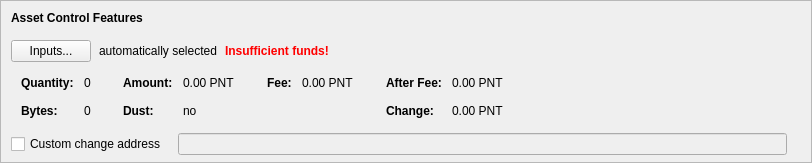
      <widget class="QFrame" name="frameAssetControl">
       <property name="sizePolicy">
        <sizepolicy hsizetype="Expanding" vsizetype="Fixed">
         <horstretch>0</horstretch>
         <verstretch>0</verstretch>
        </sizepolicy>
       </property>
       <property name="maximumSize">
        <size>
         <width>16777215</width>
         <height>16777215</height>
        </size>
       </property>
       <property name="frameShape">
        <enum>QFrame::StyledPanel</enum>
       </property>
       <property name="frameShadow">
        <enum>QFrame::Sunken</enum>
       </property>
       <layout class="QVBoxLayout" name="verticalLayoutAssetControl2">
        <property name="spacing">
         <number>0</number>
        </property>
        <property name="leftMargin">
         <number>0</number>
        </property>
        <property name="topMargin">
         <number>0</number>
        </property>
        <property name="rightMargin">
         <number>0</number>
        </property>
        <property name="bottomMargin">
         <number>6</number>
        </property>
        <item>
         <layout class="QVBoxLayout" name="verticalLayoutAssetControl" stretch="0,0,0,0,1">
          <property name="spacing">
           <number>0</number>
          </property>
          <property name="leftMargin">
           <number>10</number>
          </property>
          <property name="topMargin">
           <number>10</number>
          </property>
          <item>
           <layout class="QHBoxLayout" name="horizontalLayoutAssetControl1">
            <property name="bottomMargin">
             <number>15</number>
            </property>
            <item>
             <widget class="QLabel" name="labelAssetControlFeatures">
              <property name="sizePolicy">
               <sizepolicy hsizetype="Preferred" vsizetype="Maximum">
                <horstretch>0</horstretch>
                <verstretch>0</verstretch>
               </sizepolicy>
              </property>
              <property name="font">
               <font>
                <weight>75</weight>
                <bold>true</bold>
               </font>
              </property>
              <property name="styleSheet">
               <string notr="true">font-weight:bold;</string>
              </property>
              <property name="text">
               <string>Asset Control Features</string>
              </property>
             </widget>
            </item>
           </layout>
          </item>
          <item>
           <layout class="QHBoxLayout" name="horizontalLayoutAssetControl2" stretch="0,0,0,0">
            <property name="spacing">
             <number>8</number>
            </property>
            <property name="bottomMargin">
             <number>10</number>
            </property>
            <item>
             <widget class="QPushButton" name="pushButtonAssetControl">
              <property name="styleSheet">
               <string notr="true"/>
              </property>
              <property name="text">
               <string>Inputs...</string>
              </property>
              <property name="autoDefault">
               <bool>false</bool>
              </property>
             </widget>
            </item>
            <item>
             <widget class="QLabel" name="labelAssetControlAutomaticallySelected">
              <property name="text">
               <string>automatically selected</string>
              </property>
              <property name="margin">
               <number>5</number>
              </property>
             </widget>
            </item>
            <item>
             <widget class="QLabel" name="labelAssetControlInsuffFunds">
              <property name="font">
               <font>
                <weight>75</weight>
                <bold>true</bold>
               </font>
              </property>
              <property name="styleSheet">
               <string notr="true">color:red;font-weight:bold;</string>
              </property>
              <property name="text">
               <string>Insufficient funds!</string>
              </property>
              <property name="margin">
               <number>5</number>
              </property>
             </widget>
            </item>
            <item>
             <spacer name="horizontalSpacerAssetControl">
              <property name="orientation">
               <enum>Qt::Horizontal</enum>
              </property>
              <property name="sizeHint" stdset="0">
               <size>
                <width>40</width>
                <height>1</height>
               </size>
              </property>
             </spacer>
            </item>
           </layout>
          </item>
          <item>
           <widget class="QWidget" name="widgetAssetControl" native="true">
            <property name="sizePolicy">
             <sizepolicy hsizetype="Preferred" vsizetype="Preferred">
              <horstretch>0</horstretch>
              <verstretch>0</verstretch>
             </sizepolicy>
            </property>
            <property name="minimumSize">
             <size>
              <width>0</width>
              <height>0</height>
             </size>
            </property>
            <property name="styleSheet">
             <string notr="true"/>
            </property>
            <layout class="QHBoxLayout" name="horizontalLayoutAssetControl5">
             <property name="leftMargin">
              <number>0</number>
             </property>
             <property name="topMargin">
              <number>0</number>
             </property>
             <property name="rightMargin">
              <number>0</number>
             </property>
             <property name="bottomMargin">
              <number>0</number>
             </property>
             <item>
              <layout class="QHBoxLayout" name="horizontalLayoutAssetControl3" stretch="0,0,0,1">
               <property name="spacing">
                <number>20</number>
               </property>
               <property name="topMargin">
                <number>0</number>
               </property>
               <property name="bottomMargin">
                <number>10</number>
               </property>
               <item>
                <layout class="QFormLayout" name="formLayoutAssetControl1">
                 <property name="horizontalSpacing">
                  <number>10</number>
                 </property>
                 <property name="verticalSpacing">
                  <number>14</number>
                 </property>
                 <property name="leftMargin">
                  <number>10</number>
                 </property>
                 <property name="topMargin">
                  <number>4</number>
                 </property>
                 <property name="rightMargin">
                  <number>6</number>
                 </property>
                 <item row="0" column="0">
                  <widget class="QLabel" name="labelAssetControlQuantityText">
                   <property name="font">
                    <font>
                     <weight>75</weight>
                     <bold>true</bold>
                    </font>
                   </property>
                   <property name="text">
                    <string>Quantity:</string>
                   </property>
                   <property name="margin">
                    <number>0</number>
                   </property>
                  </widget>
                 </item>
                 <item row="0" column="1">
                  <widget class="QLabel" name="labelAssetControlQuantity">
                   <property name="cursor">
                    <cursorShape>IBeamCursor</cursorShape>
                   </property>
                   <property name="contextMenuPolicy">
                    <enum>Qt::ActionsContextMenu</enum>
                   </property>
                   <property name="text">
                    <string notr="true">0</string>
                   </property>
                   <property name="margin">
                    <number>0</number>
                   </property>
                   <property name="textInteractionFlags">
                    <set>Qt::LinksAccessibleByMouse|Qt::TextSelectableByKeyboard|Qt::TextSelectableByMouse</set>
                   </property>
                  </widget>
                 </item>
                 <item row="1" column="0">
                  <widget class="QLabel" name="labelAssetControlBytesText">
                   <property name="font">
                    <font>
                     <weight>75</weight>
                     <bold>true</bold>
                    </font>
                   </property>
                   <property name="text">
                    <string>Bytes:</string>
                   </property>
                  </widget>
                 </item>
                 <item row="1" column="1">
                  <widget class="QLabel" name="labelAssetControlBytes">
                   <property name="cursor">
                    <cursorShape>IBeamCursor</cursorShape>
                   </property>
                   <property name="contextMenuPolicy">
                    <enum>Qt::ActionsContextMenu</enum>
                   </property>
                   <property name="text">
                    <string notr="true">0</string>
                   </property>
                   <property name="textInteractionFlags">
                    <set>Qt::LinksAccessibleByMouse|Qt::TextSelectableByKeyboard|Qt::TextSelectableByMouse</set>
                   </property>
                  </widget>
                 </item>
                </layout>
               </item>
               <item>
                <layout class="QFormLayout" name="formLayoutAssetControl2">
                 <property name="horizontalSpacing">
                  <number>10</number>
                 </property>
                 <property name="verticalSpacing">
                  <number>14</number>
                 </property>
                 <property name="leftMargin">
                  <number>6</number>
                 </property>
                 <property name="topMargin">
                  <number>4</number>
                 </property>
                 <property name="rightMargin">
                  <number>6</number>
                 </property>
                 <item row="0" column="0">
                  <widget class="QLabel" name="labelAssetControlAmountText">
                   <property name="font">
                    <font>
                     <weight>75</weight>
                     <bold>true</bold>
                    </font>
                   </property>
                   <property name="text">
                    <string>Amount:</string>
                   </property>
                   <property name="margin">
                    <number>0</number>
                   </property>
                  </widget>
                 </item>
                 <item row="0" column="1">
                  <widget class="QLabel" name="labelAssetControlAmount">
                   <property name="cursor">
                    <cursorShape>IBeamCursor</cursorShape>
                   </property>
                   <property name="contextMenuPolicy">
                    <enum>Qt::ActionsContextMenu</enum>
                   </property>
                   <property name="text">
                    <string notr="true">0.00 PNT</string>
                   </property>
                   <property name="textInteractionFlags">
                    <set>Qt::LinksAccessibleByMouse|Qt::TextSelectableByKeyboard|Qt::TextSelectableByMouse</set>
                   </property>
                  </widget>
                 </item>
                 <item row="1" column="0">
                  <widget class="QLabel" name="labelAssetControlLowOutputText">
                   <property name="font">
                    <font>
                     <weight>75</weight>
                     <bold>true</bold>
                    </font>
                   </property>
                   <property name="text">
                    <string>Dust:</string>
                   </property>
                  </widget>
                 </item>
                 <item row="1" column="1">
                  <widget class="QLabel" name="labelAssetControlLowOutput">
                   <property name="cursor">
                    <cursorShape>IBeamCursor</cursorShape>
                   </property>
                   <property name="contextMenuPolicy">
                    <enum>Qt::ActionsContextMenu</enum>
                   </property>
                   <property name="text">
                    <string notr="true">no</string>
                   </property>
                   <property name="textInteractionFlags">
                    <set>Qt::LinksAccessibleByMouse|Qt::TextSelectableByKeyboard|Qt::TextSelectableByMouse</set>
                   </property>
                  </widget>
                 </item>
                </layout>
               </item>
               <item>
                <layout class="QFormLayout" name="formLayoutAssetControl3">
                 <property name="horizontalSpacing">
                  <number>10</number>
                 </property>
                 <property name="verticalSpacing">
                  <number>14</number>
                 </property>
                 <property name="leftMargin">
                  <number>6</number>
                 </property>
                 <property name="topMargin">
                  <number>4</number>
                 </property>
                 <property name="rightMargin">
                  <number>6</number>
                 </property>
                 <item row="0" column="0">
                  <widget class="QLabel" name="labelAssetControlFeeText">
                   <property name="font">
                    <font>
                     <weight>75</weight>
                     <bold>true</bold>
                    </font>
                   </property>
                   <property name="text">
                    <string>Fee:</string>
                   </property>
                   <property name="margin">
                    <number>0</number>
                   </property>
                  </widget>
                 </item>
                 <item row="0" column="1">
                  <widget class="QLabel" name="labelAssetControlFee">
                   <property name="cursor">
                    <cursorShape>IBeamCursor</cursorShape>
                   </property>
                   <property name="contextMenuPolicy">
                    <enum>Qt::ActionsContextMenu</enum>
                   </property>
                   <property name="text">
                    <string notr="true">0.00 PNT</string>
                   </property>
                   <property name="textInteractionFlags">
                    <set>Qt::LinksAccessibleByMouse|Qt::TextSelectableByKeyboard|Qt::TextSelectableByMouse</set>
                   </property>
                  </widget>
                 </item>
                </layout>
               </item>
               <item>
                <layout class="QFormLayout" name="formLayoutAssetControl4">
                 <property name="horizontalSpacing">
                  <number>10</number>
                 </property>
                 <property name="verticalSpacing">
                  <number>14</number>
                 </property>
                 <property name="leftMargin">
                  <number>6</number>
                 </property>
                 <property name="topMargin">
                  <number>4</number>
                 </property>
                 <property name="rightMargin">
                  <number>6</number>
                 </property>
                 <item row="0" column="0">
                  <widget class="QLabel" name="labelAssetControlAfterFeeText">
                   <property name="font">
                    <font>
                     <weight>75</weight>
                     <bold>true</bold>
                    </font>
                   </property>
                   <property name="text">
                    <string>After Fee:</string>
                   </property>
                   <property name="margin">
                    <number>0</number>
                   </property>
                  </widget>
                 </item>
                 <item row="0" column="1">
                  <widget class="QLabel" name="labelAssetControlAfterFee">
                   <property name="cursor">
                    <cursorShape>IBeamCursor</cursorShape>
                   </property>
                   <property name="contextMenuPolicy">
                    <enum>Qt::ActionsContextMenu</enum>
                   </property>
                   <property name="text">
                    <string notr="true">0.00 PNT</string>
                   </property>
                   <property name="textInteractionFlags">
                    <set>Qt::LinksAccessibleByMouse|Qt::TextSelectableByKeyboard|Qt::TextSelectableByMouse</set>
                   </property>
                  </widget>
                 </item>
                 <item row="1" column="0">
                  <widget class="QLabel" name="labelAssetControlChangeText">
                   <property name="font">
                    <font>
                     <weight>75</weight>
                     <bold>true</bold>
                    </font>
                   </property>
                   <property name="text">
                    <string>Change:</string>
                   </property>
                  </widget>
                 </item>
                 <item row="1" column="1">
                  <widget class="QLabel" name="labelAssetControlChange">
                   <property name="cursor">
                    <cursorShape>IBeamCursor</cursorShape>
                   </property>
                   <property name="contextMenuPolicy">
                    <enum>Qt::ActionsContextMenu</enum>
                   </property>
                   <property name="text">
                    <string notr="true">0.00 PNT</string>
                   </property>
                   <property name="textInteractionFlags">
                    <set>Qt::LinksAccessibleByMouse|Qt::TextSelectableByKeyboard|Qt::TextSelectableByMouse</set>
                   </property>
                  </widget>
                 </item>
                </layout>
               </item>
              </layout>
             </item>
            </layout>
           </widget>
          </item>
          <item>
           <layout class="QHBoxLayout" name="horizontalLayoutAssetControl4" stretch="0,0,0">
            <property name="spacing">
             <number>12</number>
            </property>
            <property name="sizeConstraint">
             <enum>QLayout::SetDefaultConstraint</enum>
            </property>
            <property name="topMargin">
             <number>5</number>
            </property>
            <property name="rightMargin">
             <number>5</number>
            </property>
            <item>
             <widget class="QCheckBox" name="checkBoxAssetControlChange">
              <property name="toolTip">
               <string>If this is activated, but the change address is empty or invalid, change will be sent to a newly generated address.</string>
              </property>
              <property name="text">
               <string>Custom change address</string>
              </property>
             </widget>
            </item>
            <item>
             <widget class="QValidatedLineEdit" name="lineEditAssetControlChange">
              <property name="enabled">
               <bool>false</bool>
              </property>
              <property name="sizePolicy">
               <sizepolicy hsizetype="Expanding" vsizetype="Fixed">
                <horstretch>0</horstretch>
                <verstretch>0</verstretch>
               </sizepolicy>
              </property>
             </widget>
            </item>
            <item>
             <widget class="QLabel" name="labelAssetControlChangeLabel">
              <property name="sizePolicy">
               <sizepolicy hsizetype="Preferred" vsizetype="Expanding">
                <horstretch>0</horstretch>
                <verstretch>0</verstretch>
               </sizepolicy>
              </property>
              <property name="minimumSize">
               <size>
                <width>0</width>
                <height>0</height>
               </size>
              </property>
              <property name="text">
               <string/>
              </property>
              <property name="margin">
               <number>3</number>
              </property>
             </widget>
            </item>
           </layout>
          </item>
          <item>
           <spacer name="verticalSpacerAssetControl">
            <property name="orientation">
             <enum>Qt::Vertical</enum>
            </property>
            <property name="sizeHint" stdset="0">
             <size>
              <width>800</width>
              <height>1</height>
             </size>
            </property>
           </spacer>
          </item>
         </layout>
        </item>
       </layout>
      </widget>
